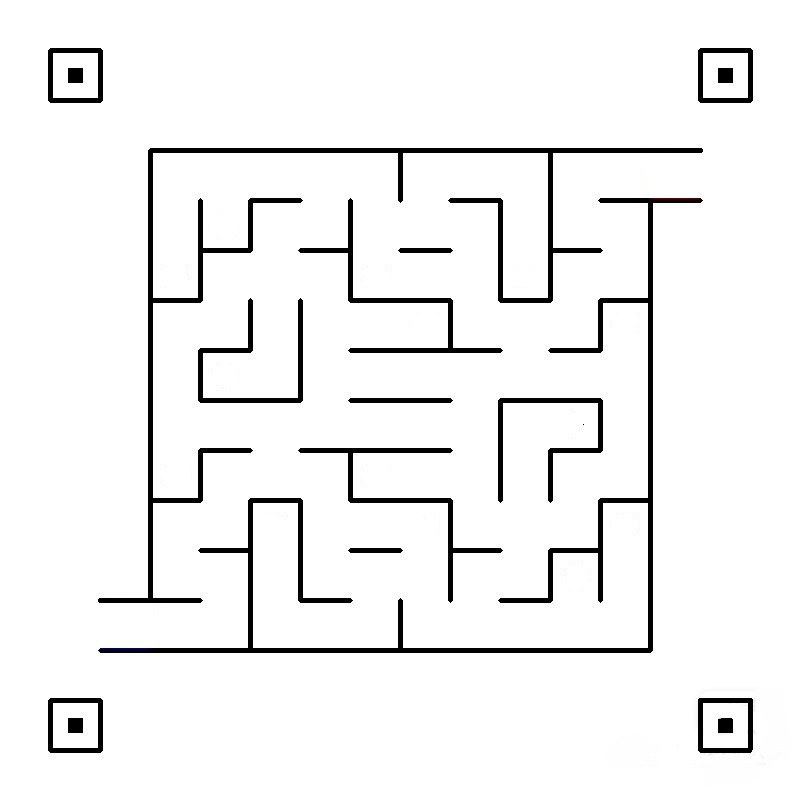
#> input picture maze_img.jpg, 800 x 800 px
$ python main.py
#> lines starting #> are read from the running program, lines starting #| are printed output that depends on the picture; after the words box and inside, x2 and y2 are one past the last pixel; in counts of white or black regions, pixels touching at a corner belong together
import cv2 as cv
import numpy as np

# 加载图像
img = cv.imread('maze_img.jpg')
#> img is the input picture: shape (800, 800, 3); mean B, G, R 241.5, 241.5, 241.5


# 将图像转换为灰度图像
gray = cv.cvtColor(img, cv.COLOR_BGR2GRAY)

# 对灰度图像进行二值化处理
ret, thresh = cv.threshold(gray, 0, 255, cv.THRESH_BINARY+cv.THRESH_OTSU)
#> thresh: shape (800, 800); 94.7% white; 18 black regions (1 under 20 px), largest, box (x1, y1, x2, y2) and area: (98, 148, 703, 603) 9952, (98, 198, 703, 653) 9944, (298, 198, 503, 353) 2245
#> ret = 33

# cv.imwrite('output4.jpg',thresh);
# 对二值化图像进行腐蚀和膨胀操作
kernel = cv.getStructuringElement(cv.MORPH_RECT, (3, 3))
dilation = cv.dilate(thresh, kernel, iterations=1)
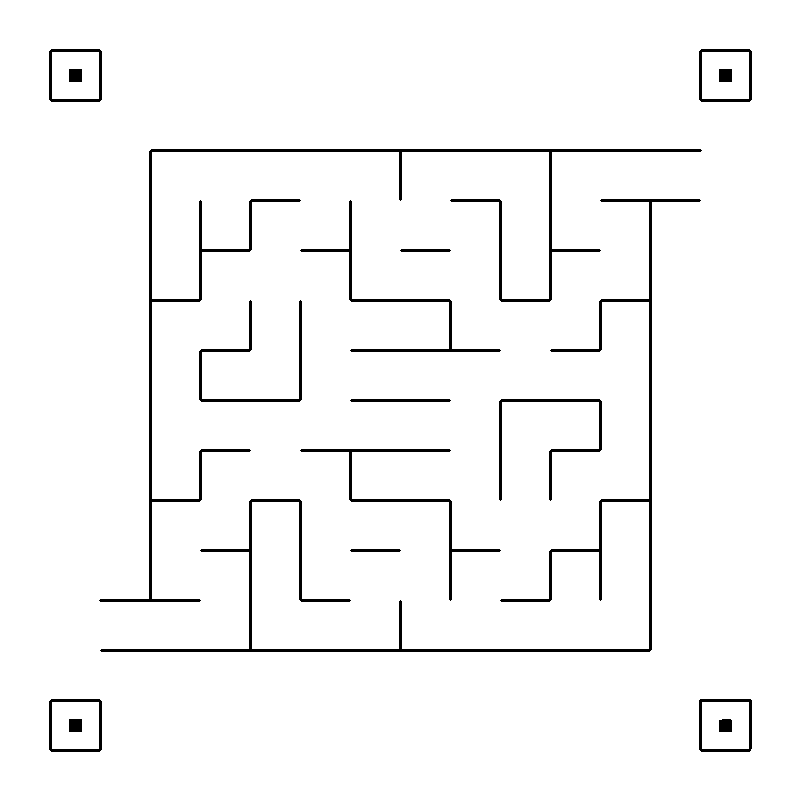
#> dilation: shape (800, 800); 96.8% white; 17 black regions, largest, box (x1, y1, x2, y2) and area: (99, 149, 702, 602) 5943, (100, 199, 701, 652) 5937, (300, 200, 501, 352) 1333
erosion = cv.erode(dilation, kernel, iterations=1)
#> erosion: shape (800, 800); 94.7% white; 17 black regions, largest, box (x1, y1, x2, y2) and area: (98, 148, 703, 603) 9945, (99, 198, 702, 653) 9935, (299, 199, 502, 353) 2241


erosion = cv.erode(dilation, kernel, iterations=12)
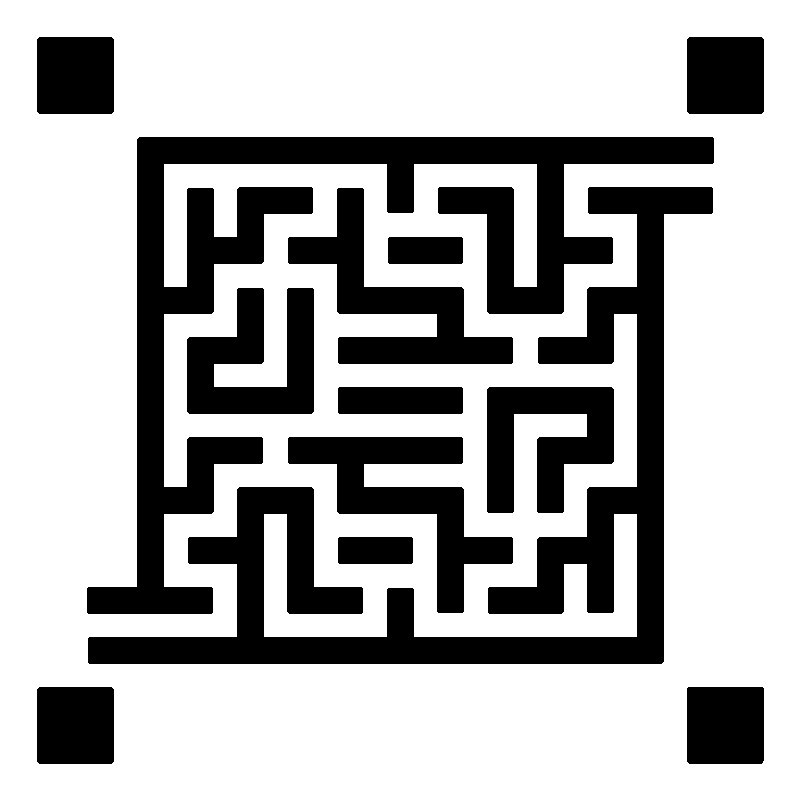
#> erosion: shape (800, 800); 71% white; 13 black regions, largest, box (x1, y1, x2, y2) and area: (87, 137, 714, 614) 54495, (88, 187, 713, 664) 54441, (288, 188, 513, 364) 12757
cv.imwrite('output3.jpg', erosion)

cv.waitKey(0)
cv.destroyAllWindows()
